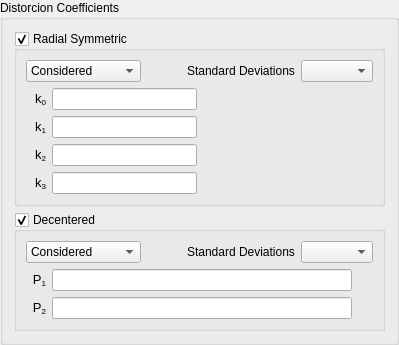
          <widget class="QGroupBox" name="groupBox_4">
           <property name="title">
            <string>Distorcion Coefficients</string>
           </property>
           <property name="checkable">
            <bool>false</bool>
           </property>
           <layout class="QVBoxLayout" name="verticalLayout_10">
            <item>
             <widget class="QGroupBox" name="radSymmetricGroupBox">
              <property name="title">
               <string>Radial Symmetric</string>
              </property>
              <property name="checkable">
               <bool>true</bool>
              </property>
              <layout class="QVBoxLayout" name="verticalLayout_5">
               <item>
                <layout class="QHBoxLayout" name="horizontalLayout_37">
                 <item>
                  <widget class="QComboBox" name="radSymmetricModeComboBox">
                   <item>
                    <property name="text">
                     <string>Considered</string>
                    </property>
                   </item>
                   <item>
                    <property name="text">
                     <string>Not Considered</string>
                    </property>
                   </item>
                  </widget>
                 </item>
                 <item>
                  <spacer name="horizontalSpacer">
                   <property name="orientation">
                    <enum>Qt::Horizontal</enum>
                   </property>
                   <property name="sizeHint" stdset="0">
                    <size>
                     <width>40</width>
                     <height>20</height>
                    </size>
                   </property>
                  </spacer>
                 </item>
                 <item>
                  <widget class="QLabel" name="label_11">
                   <property name="text">
                    <string>Standard Deviations</string>
                   </property>
                  </widget>
                 </item>
                 <item>
                  <widget class="SigmaFormTypeSelector" name="radialSigmaSelector"/>
                 </item>
                </layout>
               </item>
               <item>
                <layout class="QHBoxLayout" name="horizontalLayout_39" stretch="1,1">
                 <item>
                  <layout class="QVBoxLayout" name="verticalLayout_4">
                   <item>
                    <layout class="QHBoxLayout" name="horizontalLayout_33" stretch="0,1">
                     <item>
                      <widget class="QLabel" name="label_9">
                       <property name="sizePolicy">
                        <sizepolicy hsizetype="MinimumExpanding" vsizetype="Preferred">
                         <horstretch>0</horstretch>
                         <verstretch>0</verstretch>
                        </sizepolicy>
                       </property>
                       <property name="minimumSize">
                        <size>
                         <width>20</width>
                         <height>0</height>
                        </size>
                       </property>
                       <property name="text">
                        <string>&lt;!DOCTYPE HTML PUBLIC &quot;-//W3C//DTD HTML 4.0//EN&quot; &quot;http://www.w3.org/TR/REC-html40/strict.dtd&quot;&gt;
&lt;html&gt;&lt;head&gt;&lt;meta name=&quot;qrichtext&quot; content=&quot;1&quot; /&gt;&lt;style type=&quot;text/css&quot;&gt;
p, li { white-space: pre-wrap; }
&lt;/style&gt;&lt;/head&gt;&lt;body style=&quot; font-family:'Sans'; font-size:10pt; font-weight:400; font-style:normal;&quot;&gt;
&lt;table style=&quot;-qt-table-type: root; margin-top:4px; margin-bottom:4px; margin-left:4px; margin-right:4px;&quot;&gt;
&lt;tr&gt;
&lt;td style=&quot;border: none;&quot;&gt;
&lt;p align=&quot;right&quot; style=&quot; margin-top:0px; margin-bottom:0px; margin-left:0px; margin-right:0px; -qt-block-indent:0; text-indent:0px;&quot;&gt;&lt;span style=&quot; font-family:'MS Shell Dlg 2';&quot;&gt;k&lt;/span&gt;&lt;span style=&quot; font-family:'MS Shell Dlg 2'; vertical-align:sub;&quot;&gt;0&lt;/span&gt;&lt;/p&gt;&lt;/td&gt;&lt;/tr&gt;&lt;/table&gt;&lt;/body&gt;&lt;/html&gt;</string>
                       </property>
                       <property name="alignment">
                        <set>Qt::AlignCenter</set>
                       </property>
                      </widget>
                     </item>
                     <item>
                      <widget class="ScienceSpinBox" name="radialK0LineEdit">
                       <property name="sizePolicy">
                        <sizepolicy hsizetype="Expanding" vsizetype="Expanding">
                         <horstretch>0</horstretch>
                         <verstretch>0</verstretch>
                        </sizepolicy>
                       </property>
                       <property name="minimumSize">
                        <size>
                         <width>0</width>
                         <height>20</height>
                        </size>
                       </property>
                       <property name="alignment">
                        <set>Qt::AlignLeading|Qt::AlignLeft|Qt::AlignVCenter</set>
                       </property>
                      </widget>
                     </item>
                    </layout>
                   </item>
                   <item>
                    <layout class="QHBoxLayout" name="horizontalLayout_34" stretch="0,1">
                     <item>
                      <widget class="QLabel" name="label_10">
                       <property name="sizePolicy">
                        <sizepolicy hsizetype="MinimumExpanding" vsizetype="Preferred">
                         <horstretch>0</horstretch>
                         <verstretch>0</verstretch>
                        </sizepolicy>
                       </property>
                       <property name="minimumSize">
                        <size>
                         <width>20</width>
                         <height>0</height>
                        </size>
                       </property>
                       <property name="text">
                        <string>&lt;!DOCTYPE HTML PUBLIC &quot;-//W3C//DTD HTML 4.0//EN&quot; &quot;http://www.w3.org/TR/REC-html40/strict.dtd&quot;&gt;
&lt;html&gt;&lt;head&gt;&lt;meta name=&quot;qrichtext&quot; content=&quot;1&quot; /&gt;&lt;style type=&quot;text/css&quot;&gt;
p, li { white-space: pre-wrap; }
&lt;/style&gt;&lt;/head&gt;&lt;body style=&quot; font-family:'Sans'; font-size:10pt; font-weight:400; font-style:normal;&quot;&gt;
&lt;table style=&quot;-qt-table-type: root; margin-top:4px; margin-bottom:4px; margin-left:4px; margin-right:4px;&quot;&gt;
&lt;tr&gt;
&lt;td style=&quot;border: none;&quot;&gt;
&lt;p align=&quot;right&quot; style=&quot; margin-top:0px; margin-bottom:0px; margin-left:0px; margin-right:0px; -qt-block-indent:0; text-indent:0px;&quot;&gt;&lt;span style=&quot; font-family:'MS Shell Dlg 2';&quot;&gt;k&lt;/span&gt;&lt;span style=&quot; font-family:'MS Shell Dlg 2'; vertical-align:sub;&quot;&gt;1&lt;/span&gt;&lt;/p&gt;&lt;/td&gt;&lt;/tr&gt;&lt;/table&gt;&lt;/body&gt;&lt;/html&gt;</string>
                       </property>
                       <property name="alignment">
                        <set>Qt::AlignCenter</set>
                       </property>
                      </widget>
                     </item>
                     <item>
                      <widget class="ScienceSpinBox" name="radialK1LineEdit">
                       <property name="sizePolicy">
                        <sizepolicy hsizetype="Expanding" vsizetype="Expanding">
                         <horstretch>0</horstretch>
                         <verstretch>0</verstretch>
                        </sizepolicy>
                       </property>
                       <property name="minimumSize">
                        <size>
                         <width>0</width>
                         <height>20</height>
                        </size>
                       </property>
                       <property name="alignment">
                        <set>Qt::AlignLeading|Qt::AlignLeft|Qt::AlignVCenter</set>
                       </property>
                      </widget>
                     </item>
                    </layout>
                   </item>
                   <item>
                    <layout class="QHBoxLayout" name="horizontalLayout_35" stretch="0,1">
                     <item>
                      <widget class="QLabel" name="label_15">
                       <property name="sizePolicy">
                        <sizepolicy hsizetype="MinimumExpanding" vsizetype="Preferred">
                         <horstretch>0</horstretch>
                         <verstretch>0</verstretch>
                        </sizepolicy>
                       </property>
                       <property name="minimumSize">
                        <size>
                         <width>20</width>
                         <height>0</height>
                        </size>
                       </property>
                       <property name="text">
                        <string>&lt;!DOCTYPE HTML PUBLIC &quot;-//W3C//DTD HTML 4.0//EN&quot; &quot;http://www.w3.org/TR/REC-html40/strict.dtd&quot;&gt;
&lt;html&gt;&lt;head&gt;&lt;meta name=&quot;qrichtext&quot; content=&quot;1&quot; /&gt;&lt;style type=&quot;text/css&quot;&gt;
p, li { white-space: pre-wrap; }
&lt;/style&gt;&lt;/head&gt;&lt;body style=&quot; font-family:'Sans'; font-size:10pt; font-weight:400; font-style:normal;&quot;&gt;
&lt;table style=&quot;-qt-table-type: root; margin-top:4px; margin-bottom:4px; margin-left:4px; margin-right:4px;&quot;&gt;
&lt;tr&gt;
&lt;td style=&quot;border: none;&quot;&gt;
&lt;p align=&quot;right&quot; style=&quot; margin-top:0px; margin-bottom:0px; margin-left:0px; margin-right:0px; -qt-block-indent:0; text-indent:0px;&quot;&gt;&lt;span style=&quot; font-family:'MS Shell Dlg 2';&quot;&gt;k&lt;/span&gt;&lt;span style=&quot; font-family:'MS Shell Dlg 2'; vertical-align:sub;&quot;&gt;2&lt;/span&gt;&lt;/p&gt;&lt;/td&gt;&lt;/tr&gt;&lt;/table&gt;&lt;/body&gt;&lt;/html&gt;</string>
                       </property>
                       <property name="alignment">
                        <set>Qt::AlignCenter</set>
                       </property>
                      </widget>
                     </item>
                     <item>
                      <widget class="ScienceSpinBox" name="radialK2LineEdit">
                       <property name="sizePolicy">
                        <sizepolicy hsizetype="Expanding" vsizetype="Expanding">
                         <horstretch>0</horstretch>
                         <verstretch>0</verstretch>
                        </sizepolicy>
                       </property>
                       <property name="minimumSize">
                        <size>
                         <width>0</width>
                         <height>20</height>
                        </size>
                       </property>
                       <property name="alignment">
                        <set>Qt::AlignLeading|Qt::AlignLeft|Qt::AlignVCenter</set>
                       </property>
                      </widget>
                     </item>
                    </layout>
                   </item>
                   <item>
                    <layout class="QHBoxLayout" name="horizontalLayout_36" stretch="0,1">
                     <item>
                      <widget class="QLabel" name="label_17">
                       <property name="sizePolicy">
                        <sizepolicy hsizetype="MinimumExpanding" vsizetype="Preferred">
                         <horstretch>0</horstretch>
                         <verstretch>0</verstretch>
                        </sizepolicy>
                       </property>
                       <property name="minimumSize">
                        <size>
                         <width>20</width>
                         <height>0</height>
                        </size>
                       </property>
                       <property name="text">
                        <string>&lt;!DOCTYPE HTML PUBLIC &quot;-//W3C//DTD HTML 4.0//EN&quot; &quot;http://www.w3.org/TR/REC-html40/strict.dtd&quot;&gt;
&lt;html&gt;&lt;head&gt;&lt;meta name=&quot;qrichtext&quot; content=&quot;1&quot; /&gt;&lt;style type=&quot;text/css&quot;&gt;
p, li { white-space: pre-wrap; }
&lt;/style&gt;&lt;/head&gt;&lt;body style=&quot; font-family:'Sans'; font-size:10pt; font-weight:400; font-style:normal;&quot;&gt;
&lt;table style=&quot;-qt-table-type: root; margin-top:4px; margin-bottom:4px; margin-left:4px; margin-right:4px;&quot;&gt;
&lt;tr&gt;
&lt;td style=&quot;border: none;&quot;&gt;
&lt;p align=&quot;right&quot; style=&quot; margin-top:0px; margin-bottom:0px; margin-left:0px; margin-right:0px; -qt-block-indent:0; text-indent:0px;&quot;&gt;&lt;span style=&quot; font-family:'MS Shell Dlg 2';&quot;&gt;k&lt;/span&gt;&lt;span style=&quot; font-family:'MS Shell Dlg 2'; vertical-align:sub;&quot;&gt;3&lt;/span&gt;&lt;/p&gt;&lt;/td&gt;&lt;/tr&gt;&lt;/table&gt;&lt;/body&gt;&lt;/html&gt;</string>
                       </property>
                       <property name="alignment">
                        <set>Qt::AlignCenter</set>
                       </property>
                      </widget>
                     </item>
                     <item>
                      <widget class="ScienceSpinBox" name="radialK3LineEdit">
                       <property name="sizePolicy">
                        <sizepolicy hsizetype="Expanding" vsizetype="Expanding">
                         <horstretch>0</horstretch>
                         <verstretch>0</verstretch>
                        </sizepolicy>
                       </property>
                       <property name="minimumSize">
                        <size>
                         <width>0</width>
                         <height>20</height>
                        </size>
                       </property>
                       <property name="alignment">
                        <set>Qt::AlignLeading|Qt::AlignLeft|Qt::AlignVCenter</set>
                       </property>
                      </widget>
                     </item>
                    </layout>
                   </item>
                  </layout>
                 </item>
                 <item>
                  <widget class="SigmaFormContent" name="radialSigmaContent">
                   <property name="frameShape">
                    <enum>QFrame::NoFrame</enum>
                   </property>
                   <property name="frameShadow">
                    <enum>QFrame::Raised</enum>
                   </property>
                   <property name="lineWidth">
                    <number>0</number>
                   </property>
                  </widget>
                 </item>
                </layout>
               </item>
              </layout>
             </widget>
            </item>
            <item>
             <widget class="QGroupBox" name="decenteredGroupBox">
              <property name="title">
               <string>Decentered</string>
              </property>
              <property name="checkable">
               <bool>true</bool>
              </property>
              <layout class="QVBoxLayout" name="verticalLayout">
               <item>
                <layout class="QHBoxLayout" name="horizontalLayout_41">
                 <item>
                  <widget class="QComboBox" name="decenteredModeComboBox">
                   <item>
                    <property name="text">
                     <string>Considered</string>
                    </property>
                   </item>
                   <item>
                    <property name="text">
                     <string>Not Considered</string>
                    </property>
                   </item>
                  </widget>
                 </item>
                 <item>
                  <spacer name="horizontalSpacer_2">
                   <property name="orientation">
                    <enum>Qt::Horizontal</enum>
                   </property>
                   <property name="sizeHint" stdset="0">
                    <size>
                     <width>40</width>
                     <height>20</height>
                    </size>
                   </property>
                  </spacer>
                 </item>
                 <item>
                  <widget class="QLabel" name="label_12">
                   <property name="text">
                    <string>Standard Deviations</string>
                   </property>
                  </widget>
                 </item>
                 <item>
                  <widget class="SigmaFormTypeSelector" name="decenteredSigmaSelector"/>
                 </item>
                </layout>
               </item>
               <item>
                <layout class="QHBoxLayout" name="horizontalLayout_45" stretch="1,1">
                 <item>
                  <layout class="QVBoxLayout" name="verticalLayout_7">
                   <item>
                    <layout class="QHBoxLayout" name="horizontalLayout_42" stretch="0,1">
                     <item>
                      <widget class="QLabel" name="label_18">
                       <property name="sizePolicy">
                        <sizepolicy hsizetype="MinimumExpanding" vsizetype="Preferred">
                         <horstretch>0</horstretch>
                         <verstretch>0</verstretch>
                        </sizepolicy>
                       </property>
                       <property name="minimumSize">
                        <size>
                         <width>20</width>
                         <height>0</height>
                        </size>
                       </property>
                       <property name="text">
                        <string>&lt;!DOCTYPE HTML PUBLIC &quot;-//W3C//DTD HTML 4.0//EN&quot; &quot;http://www.w3.org/TR/REC-html40/strict.dtd&quot;&gt;
&lt;html&gt;&lt;head&gt;&lt;meta name=&quot;qrichtext&quot; content=&quot;1&quot; /&gt;&lt;style type=&quot;text/css&quot;&gt;
p, li { white-space: pre-wrap; }
&lt;/style&gt;&lt;/head&gt;&lt;body style=&quot; font-family:'Sans'; font-size:10pt; font-weight:400; font-style:normal;&quot;&gt;
&lt;table style=&quot;-qt-table-type: root; margin-top:4px; margin-bottom:4px; margin-left:4px; margin-right:4px;&quot;&gt;
&lt;tr&gt;
&lt;td style=&quot;border: none;&quot;&gt;
&lt;p align=&quot;right&quot; style=&quot; margin-top:0px; margin-bottom:0px; margin-left:0px; margin-right:0px; -qt-block-indent:0; text-indent:0px;&quot;&gt;&lt;span style=&quot; font-family:'MS Shell Dlg 2';&quot;&gt;P&lt;/span&gt;&lt;span style=&quot; font-family:'MS Shell Dlg 2'; vertical-align:sub;&quot;&gt;1&lt;/span&gt;&lt;/p&gt;&lt;/td&gt;&lt;/tr&gt;&lt;/table&gt;&lt;/body&gt;&lt;/html&gt;</string>
                       </property>
                       <property name="alignment">
                        <set>Qt::AlignCenter</set>
                       </property>
                      </widget>
                     </item>
                     <item>
                      <widget class="ScienceSpinBox" name="decenteredP1LineEdit">
                       <property name="minimumSize">
                        <size>
                         <width>300</width>
                         <height>0</height>
                        </size>
                       </property>
                      </widget>
                     </item>
                    </layout>
                   </item>
                   <item>
                    <layout class="QHBoxLayout" name="horizontalLayout_43" stretch="0,1">
                     <item>
                      <widget class="QLabel" name="label_21">
                       <property name="sizePolicy">
                        <sizepolicy hsizetype="MinimumExpanding" vsizetype="Preferred">
                         <horstretch>0</horstretch>
                         <verstretch>0</verstretch>
                        </sizepolicy>
                       </property>
                       <property name="minimumSize">
                        <size>
                         <width>20</width>
                         <height>0</height>
                        </size>
                       </property>
                       <property name="text">
                        <string>&lt;!DOCTYPE HTML PUBLIC &quot;-//W3C//DTD HTML 4.0//EN&quot; &quot;http://www.w3.org/TR/REC-html40/strict.dtd&quot;&gt;
&lt;html&gt;&lt;head&gt;&lt;meta name=&quot;qrichtext&quot; content=&quot;1&quot; /&gt;&lt;style type=&quot;text/css&quot;&gt;
p, li { white-space: pre-wrap; }
&lt;/style&gt;&lt;/head&gt;&lt;body style=&quot; font-family:'Sans'; font-size:10pt; font-weight:400; font-style:normal;&quot;&gt;
&lt;table style=&quot;-qt-table-type: root; margin-top:4px; margin-bottom:4px; margin-left:4px; margin-right:4px;&quot;&gt;
&lt;tr&gt;
&lt;td style=&quot;border: none;&quot;&gt;
&lt;p align=&quot;right&quot; style=&quot; margin-top:0px; margin-bottom:0px; margin-left:0px; margin-right:0px; -qt-block-indent:0; text-indent:0px;&quot;&gt;&lt;span style=&quot; font-family:'MS Shell Dlg 2';&quot;&gt;P&lt;/span&gt;&lt;span style=&quot; font-family:'MS Shell Dlg 2'; vertical-align:sub;&quot;&gt;2&lt;/span&gt;&lt;/p&gt;&lt;/td&gt;&lt;/tr&gt;&lt;/table&gt;&lt;/body&gt;&lt;/html&gt;</string>
                       </property>
                       <property name="alignment">
                        <set>Qt::AlignCenter</set>
                       </property>
                      </widget>
                     </item>
                     <item>
                      <widget class="ScienceSpinBox" name="decenteredP2LineEdit">
                       <property name="minimumSize">
                        <size>
                         <width>300</width>
                         <height>0</height>
                        </size>
                       </property>
                      </widget>
                     </item>
                    </layout>
                   </item>
                  </layout>
                 </item>
                 <item>
                  <widget class="SigmaFormContent" name="decenteredSigmaContent">
                   <property name="frameShape">
                    <enum>QFrame::NoFrame</enum>
                   </property>
                   <property name="frameShadow">
                    <enum>QFrame::Raised</enum>
                   </property>
                   <property name="lineWidth">
                    <number>0</number>
                   </property>
                  </widget>
                 </item>
                </layout>
               </item>
              </layout>
             </widget>
            </item>
           </layout>
          </widget>
